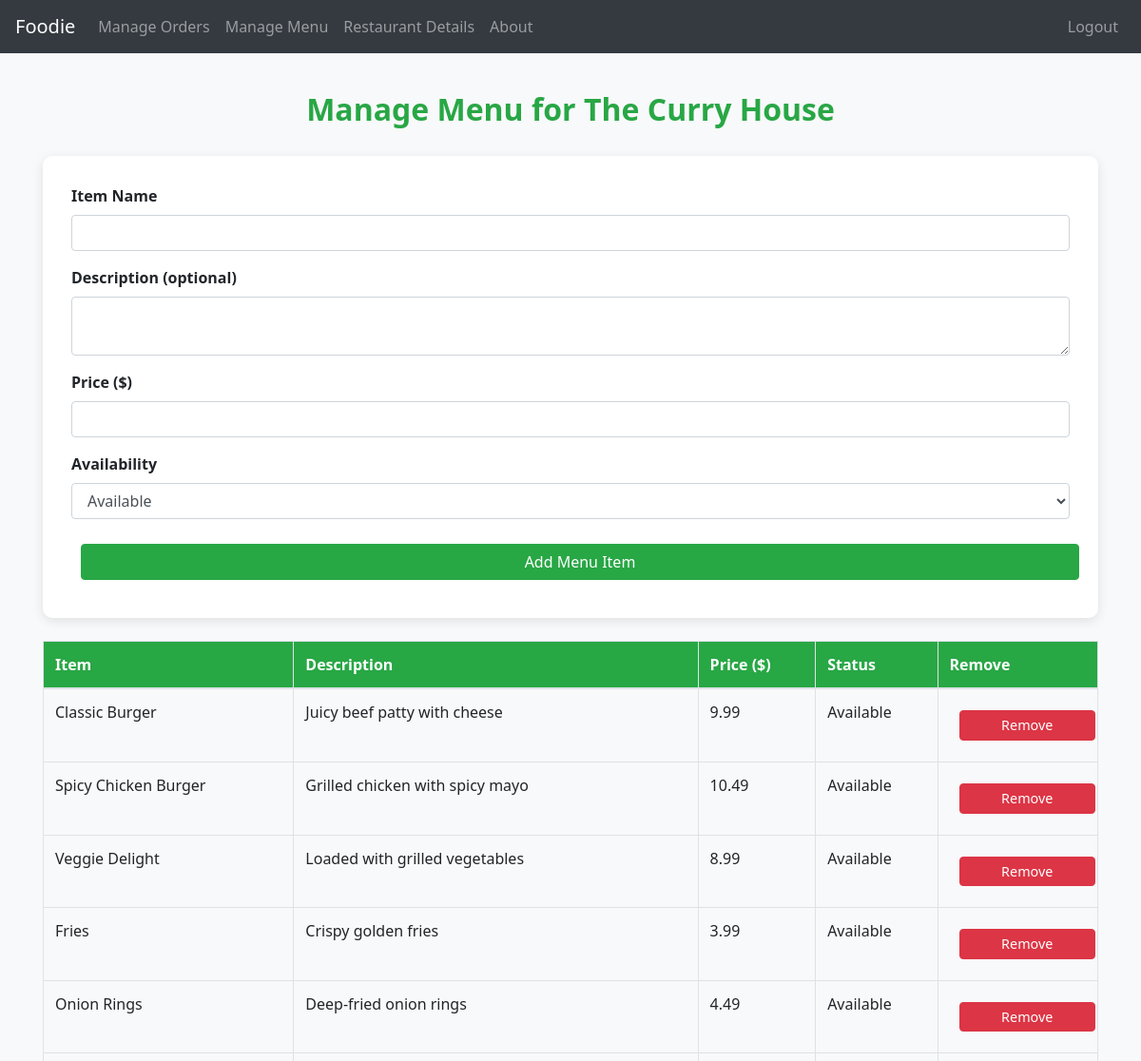
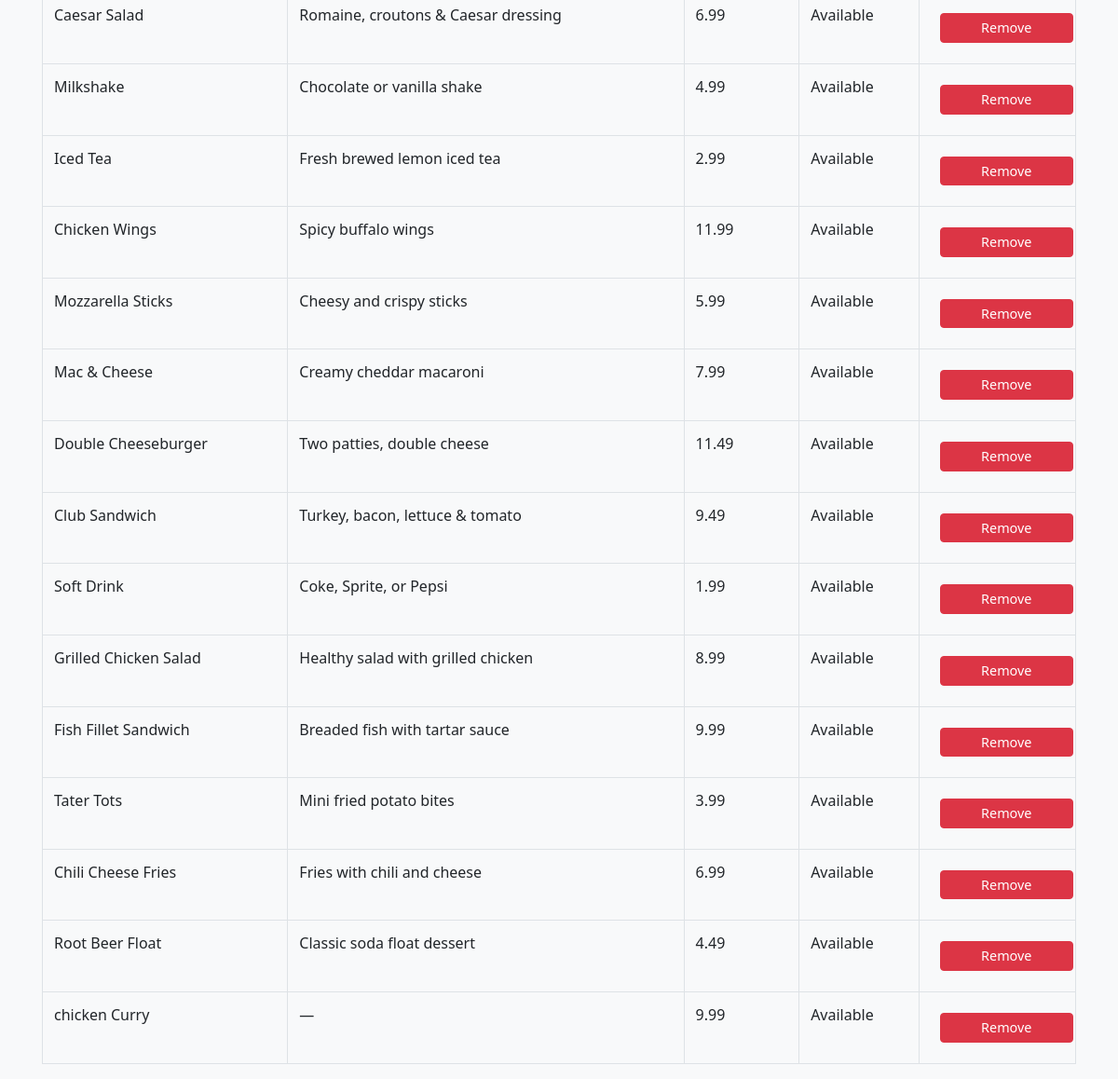
Screenshot of /restaurant/2/manage_menu (signed in) with the database file from the repository (2 pictures, top to bottom).
### tables this page shows
CREATE TABLE Restaurants (
    RestaurantID INTEGER PRIMARY KEY AUTOINCREMENT,
    OwnerID INTEGER NOT NULL,
    Name TEXT NOT NULL,
    Address TEXT NOT NULL,
    PhoneNumber TEXT NOT NULL,
    OpeningHours TEXT NOT NULL,
    FOREIGN KEY (OwnerID) REFERENCES Users(UserID)
);

CREATE TABLE MenuItems (
    MenuItemID INTEGER PRIMARY KEY AUTOINCREMENT,
    RestaurantID INTEGER NOT NULL,
    ItemName TEXT NOT NULL,
    Description TEXT,
    Price REAL NOT NULL,
    AvailabilityStatus TEXT CHECK(AvailabilityStatus IN ('Available', 'Unavailable')) NOT NULL,
    FOREIGN KEY (RestaurantID) REFERENCES Restaurants(RestaurantID)
);

### app.py (the view)
@app.route('/restaurant/<int:restaurant_id>/manage_menu', methods=['GET'])
@login_required
def manage_menu(restaurant_id):
    role = session.get('Role')
    user_id = session.get('UserID')
    conn = sqlite3.connect('database.db')
    conn.row_factory = sqlite3.Row
    cursor = conn.cursor()
    if role != 'Admin':
        cursor.execute("SELECT * FROM Restaurants WHERE RestaurantID=? AND OwnerID=?", (restaurant_id, user_id))
        if not cursor.fetchone():
            flash("Unauthorized access", "danger")
            return redirect(url_for('about'))
    cursor.execute("SELECT * FROM Restaurants WHERE RestaurantID=?", (restaurant_id,))
    restaurant = cursor.fetchone()
    cursor.execute("SELECT * FROM MenuItems WHERE RestaurantID=?", (restaurant_id,))
    menu_items = cursor.fetchall()
    conn.close()
    return render_template("menu_item_management.html", restaurant=restaurant, menu_items=menu_items)

### app.py (called while the page is built)
def login_required(f):
    @wraps(f)
    def decorated_function(*args, **kwargs):
        if 'UserID' not in session:
            return redirect(url_for('signin'))
        return f(*args, **kwargs)
    return decorated_function

### templates/menu_item_management.html (shortened to what this page needs)
<!DOCTYPE html>
<html lang="en">
<head>
    <link rel="stylesheet" href="{{ url_for('static', filename='style.css') }}">
    <link rel="stylesheet" href="https://stackpath.bootstrapcdn.com/bootstrap/4.5.2/css/bootstrap.min.css">
</head>
<body>
    <nav class="navbar navbar-expand-lg navbar-dark bg-dark">
        <a class="navbar-brand" href="{{ url_for('about') }}">Foodie</a>
        <div class="collapse navbar-collapse" id="navbarNav">
            <ul class="navbar-nav mr-auto">
                {% if session.get('Role') == 'RestaurantOwner' %}
                <li class="nav-item">
                    <a class="nav-link" href="{{ url_for('manage_orders', restaurant_id=session.get('RestaurantID')) }}">Manage Orders</a>
                </li>
                <li class="nav-item">
                    <a class="nav-link" href="{{ url_for('manage_menu',restaurant_id=session.get('RestaurantID')) }}">Manage Menu</a>
                </li>
                <li class="nav-item">
                    <a class="nav-link" href="{{ url_for('restaurant_details',restaurant_id=session.get('RestaurantID')) }}">Restaurant Details</a>
                </li>
                {% endif %}
                <li class="nav-item">
                    <a class="nav-link" href="{{ url_for('about') }}">About</a>
                </li>
            </ul>
            <ul class="navbar-nav">
                {% if session.get('UserID') %}
                <li class="nav-item">
                    <a class="nav-link" href="{{ url_for('logout') }}">Logout</a>
                </li>
                {% else %}
                <li class="nav-item">
                    <a class="nav-link" href="{{ url_for('signin') }}">Login</a>
                </li>
                {% endif %}
            </ul>
        </div>
    </nav>
    <div class="container">
        <h2>Manage Menu for {{ restaurant['name'] }}</h2>
        <div class="form-section mb-4">
            <form method="POST" action="{{ url_for('add_menu_item', restaurant_id=restaurant['restaurantid']) }}">
                <div class="form-group">
                    <label for="item_name">Item Name</label>
                    <input type="text" class="form-control" id="item_name" name="item_name" required>
                </div>
                <div class="form-group">
                    <label for="description">Description (optional)</label>
                    <textarea class="form-control" id="description" name="description"></textarea>
                </div>
                <div class="form-group">
                    <label for="price">Price ($)</label>
                    <input type="number" class="form-control" id="price" name="price" step="0.01" required>
                </div>
                <div class="form-group">
                    <label for="availability">Availability</label>
                    <select class="form-control" id="availability" name="availability">
                        <option value="Available">Available</option>
                    </select>
                </div>
                <button type="submit" class="btn btn-success">Add Menu Item</button>
            </form>
        </div>
        <div class="table-responsive">
            <table class="table table-bordered menu-table">
                <thead>
                    <tr>
                        <th>Item</th>
                        <th>Description</th>
                        <th>Price ($)</th>
                        <th>Status</th>
                        <th>Remove</th>
                    </tr>
                </thead>
                <tbody>
                    {% for item in menu_items %}
                    <tr>
                        <td>{{ item['ItemName'] }}</td>
                        <td>{{ item['Description'] or '—' }}</td>
                        <td>{{ item['Price'] }}</td>
                        <td>{{ item['AvailabilityStatus'] }}</td>
                        <td>
                            <form action="{{ url_for('remove_menu_item', menu_item_id=item['MenuItemID'], restaurant_id=restaurant['restaurantid']) }}" method="POST" onsubmit="return confirm('Are you sure you want to remove this item?');">
                                <button type="submit" class="btn btn-danger">Remove</button>
                            </form>
                        </td>
                    </tr>
                    {% else %}
                    <tr><td colspan="5" class="text-center">No menu items found.</td></tr>
                    {% endfor %}
                </tbody>
            </table>
        </div>
    </div>
</body>
</html>

### static/style.css (style rules this page uses)
body { margin: 0; padding: 0; font-family: 'Segoe UI', Tahoma, Geneva, Verdana, sans-serif; }
h2 { margin-bottom: 20px; }
label { font-weight: bold; display: block; }
input, select { width: 100%; padding: 8px; margin-top: 5px; border: 1px solid #ccc; border-radius: 5px; }
button { width: 100%; padding: 10px; background-color: #ff5733; color: white; border: none; border-radius: 5px; cursor: pointer; font-size: 16px; }
.btn { padding: 15px 30px; margin: 10px; font-size: 1em; border: none; border-radius: 30px; cursor: pointer; transition: background-color 0.3s ease; }

### templates/menu_item_management.html (style rules this page uses)
body { background-color: #f8f9fa; font-family: 'Segoe UI', sans-serif; }
.container { margin-top: 40px; }
h2 { text-align: center; margin-bottom: 30px; color: #28a745; font-weight: bold; }
.form-section { background-color: white; padding: 30px; border-radius: 10px; box-shadow: 0 3px 12px rgba(0, 0, 0, 0.1); }
.menu-table th { background-color: #28a745; color: white; }
.btn-danger { font-size: 0.9rem; padding: 4px 10px; }

### rows the page displays
Restaurants: name "The Curry House"
MenuItems: ItemName "Classic Burger", Description "Juicy beef patty with cheese", Price "9.99", AvailabilityStatus "Available"
MenuItems: ItemName "Spicy Chicken Burger", Description "Grilled chicken with spicy mayo", Price "10.49", AvailabilityStatus "Available"
MenuItems: ItemName "Veggie Delight", Description "Loaded with grilled vegetables", Price "8.99", AvailabilityStatus "Available"
MenuItems: ItemName "Fries", Description "Crispy golden fries", Price "3.99", AvailabilityStatus "Available"
MenuItems: ItemName "Onion Rings", Description "Deep-fried onion rings", Price "4.49", AvailabilityStatus "Available"
MenuItems: ItemName "Caesar Salad", Description "Romaine, croutons & Caesar dressing", Price "6.99", AvailabilityStatus "Available"
MenuItems: ItemName "Milkshake", Description "Chocolate or vanilla shake", Price "4.99", AvailabilityStatus "Available"
MenuItems: ItemName "Iced Tea", Description "Fresh brewed lemon iced tea", Price "2.99", AvailabilityStatus "Available"
MenuItems: ItemName "Chicken Wings", Description "Spicy buffalo wings", Price "11.99", AvailabilityStatus "Available"
MenuItems: ItemName "Mozzarella Sticks", Description "Cheesy and crispy sticks", Price "5.99", AvailabilityStatus "Available"
MenuItems: ItemName "Mac & Cheese", Description "Creamy cheddar macaroni", Price "7.99", AvailabilityStatus "Available"
MenuItems: ItemName "Double Cheeseburger", Description "Two patties, double cheese", Price "11.49", AvailabilityStatus "Available"
MenuItems: ItemName "Club Sandwich", Description "Turkey, bacon, lettuce & tomato", Price "9.49", AvailabilityStatus "Available"
MenuItems: ItemName "Soft Drink", Description "Coke, Sprite, or Pepsi", Price "1.99", AvailabilityStatus "Available"
MenuItems: ItemName "Grilled Chicken Salad", Description "Healthy salad with grilled chicken", Price "8.99", AvailabilityStatus "Available"
MenuItems: ItemName "Fish Fillet Sandwich", Description "Breaded fish with tartar sauce", Price "9.99", AvailabilityStatus "Available"
MenuItems: ItemName "Tater Tots", Description "Mini fried potato bites", Price "3.99", AvailabilityStatus "Available"
MenuItems: ItemName "Chili Cheese Fries", Description "Fries with chili and cheese", Price "6.99", AvailabilityStatus "Available"
MenuItems: ItemName "Root Beer Float", Description "Classic soda float dessert", Price "4.49", AvailabilityStatus "Available"
MenuItems: ItemName "chicken Curry", Description "—", Price "9.99", AvailabilityStatus "Available"
